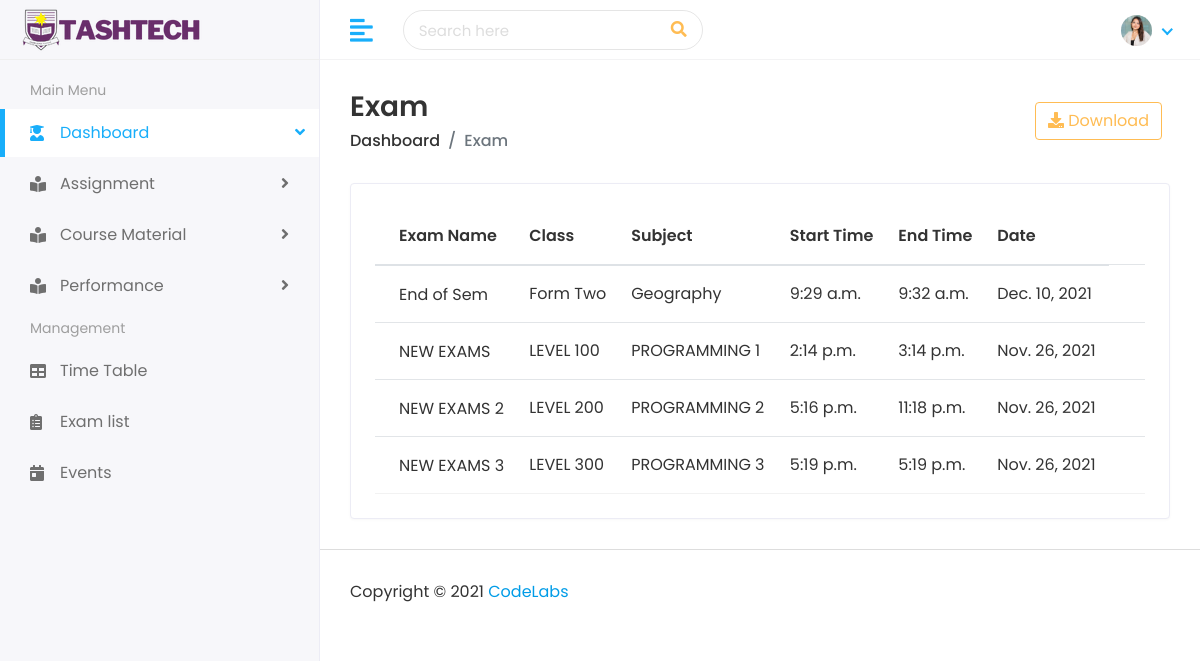
The app's page /teacher/teacher_exams with its own data.
### TSMS/adminModels.py (models this page shows, shortened)
class Exam(models.Model):
    exam_name = models.CharField(max_length=20)
    exam_class = models.CharField(max_length=50)
    exam_subject = models.CharField(max_length=100)
    exam_start_time = models.TimeField()
    exam_end_time = models.TimeField()
    exam_date = models.DateField()

### TSMS/views.py (the view)
# urls.py: path('teacher/teacher_exams', views.teacher_exams, name='teacher_exams'),
def teacher_exams(request):
    exams = Exam.objects.all()
    return render(request, 'teacher/exam.html', {'exams': exams})

### templates/teacher/exam.html
{% extends 'base/teacher-base.html' %}
{% block content %}
<div class="content container-fluid">
    <div class="page-header">
        <div class="row align-items-center">
            <div class="col">
                <h3 class="page-title">Exam</h3>
                <ul class="breadcrumb">
                    <li class="breadcrumb-item"><a href="{% url 'teacherDashboard' %}">Dashboard</a></li>
                    <li class="breadcrumb-item active">Exam</li>
                </ul>
            </div>
            <div class="col-auto text-right float-right ml-auto">
                <a href="{% url 'export_exam_list' %}" class="btn btn-outline-primary mr-2"><i
                        class="fas fa-download"></i>
                    Download</a>
            </div>
        </div>
    </div>
    <div class="row">
        <div class="col-sm-12">
            <div class="card card-table">
                <div class="card-body">
                    <div class="table-responsive">
                        <table class="table table-hover table-center mb-0 datatable">
                            <thead>
                                <tr>
                                    <th>Exam Name</th>
                                    <th>Class</th>
                                    <th>Subject</th>
                                    <th>Start Time</th>
                                    <th>End Time</th>
                                    <th>Date</th>
                                </tr>
                            </thead>
                            <tbody>
                                {% for exam in exams %}
                                <tr>
                                    <td>
                                        <h2>
                                            <a>{{exam.exam_name}}</a>
                                        </h2>
                                    </td>
                                    <td>{{exam.exam_class}}</td>
                                    <td>{{exam.exam_subject}}</td>
                                    <td>{{exam.exam_start_time}}</td>
                                    <td>{{exam.exam_end_time}}</td>
                                    <td>{{exam.exam_date}}</td>
                                    <td class="text-right"></td>
                                </tr>
                                {% endfor %}
                            </tbody>
                        </table>
                    </div>
                </div>
            </div>
        </div>
    </div>
</div>
{% endblock %}

### static/general_dashboards/assets/css/style.css (style rules this page uses)
html { height: 100% }
body { background-color: #fff; color: #333; font-family: poppins, sans-serif; font-size: 1rem; height: 100%; line-height: 1.5; overflow-x: hidden }
h1, h2, h3, h4, h5, h6 { font-family: poppins, sans-serif; margin-top: 0 }
a { color: #009ce7 }
input, button, a { transition: all .4s ease; -moz-transition: all .4s ease; -o-transition: all .4s ease; -ms-transition: all .4s ease; -webkit-transition: all .4s ease }
ul, ol { padding: 0; list-style: none }
.table { color: #333; max-width: 100%; margin-bottom: 0; width: 100% }
table.table td h2 { display: inline-block; font-size: inherit; font-weight: 400; margin: 0; padding: 0; vertical-align: middle }
table.table td h2 a { color: #333 }
.table thead tr th { font-weight: 600 }
.table tbody tr { border-bottom: 1px solid rgba(0, 0, 0, .05) }
.table.table-center td, .table.table-center th { vertical-align: middle }
.card-table .card-body .table>thead>tr>th { border-top: 0 }
.card-table .card-body .table tr td:first-child, .card-table .card-body .table tr th:first-child { padding-left: 1.5rem }
.card-table .card-body .table tr td:last-child, .card-table .card-body .table tr th:last-child { padding-right: 1.5rem }
.card-table .table td, .card-table .table th { border-top: 1px solid #e2e5e8; padding: 1rem .75rem; white-space: nowrap }
.btn-outline-primary { color: #ffbc53; border-color: #ffbc53 }
.card { border: 1px solid #ececf5; box-shadow: 0 1px 3px 0 rgba(0, 0, 0, .03); margin-bottom: 1.875rem }
.card-body { padding: 1.5rem }
.page-wrapper>.content { padding: 1.875rem 1.875rem 0 }
.page-header { margin-bottom: 1.875rem }
.page-header .breadcrumb { background-color: transparent; color: #6c757d; font-size: 1rem; font-weight: 500; margin-bottom: 0; padding: 0 }
.page-header .breadcrumb a { color: #333 }
.page-title { font-size: 28px; font-weight: 600; color: #333; margin-bottom: 5px }

### records on screen
Exam: exam_name "End of Sem", exam_class "Form Two", exam_subject "Geography", exam_start_time "9:29 a.m.", exam_end_time "9:32 a.m.", exam_date "Dec. 10, 2021"
Exam: exam_name "NEW EXAMS", exam_class "LEVEL 100", exam_subject "PROGRAMMING 1", exam_start_time "2:14 p.m.", exam_end_time "3:14 p.m.", exam_date "Nov. 26, 2021"
Exam: exam_name "NEW EXAMS 2", exam_class "LEVEL 200", exam_subject "PROGRAMMING 2", exam_start_time "5:16 p.m.", exam_end_time "11:18 p.m.", exam_date "Nov. 26, 2021"
Exam: exam_name "NEW EXAMS 3", exam_class "LEVEL 300", exam_subject "PROGRAMMING 3", exam_start_time "5:19 p.m.", exam_end_time "5:19 p.m.", exam_date "Nov. 26, 2021"
